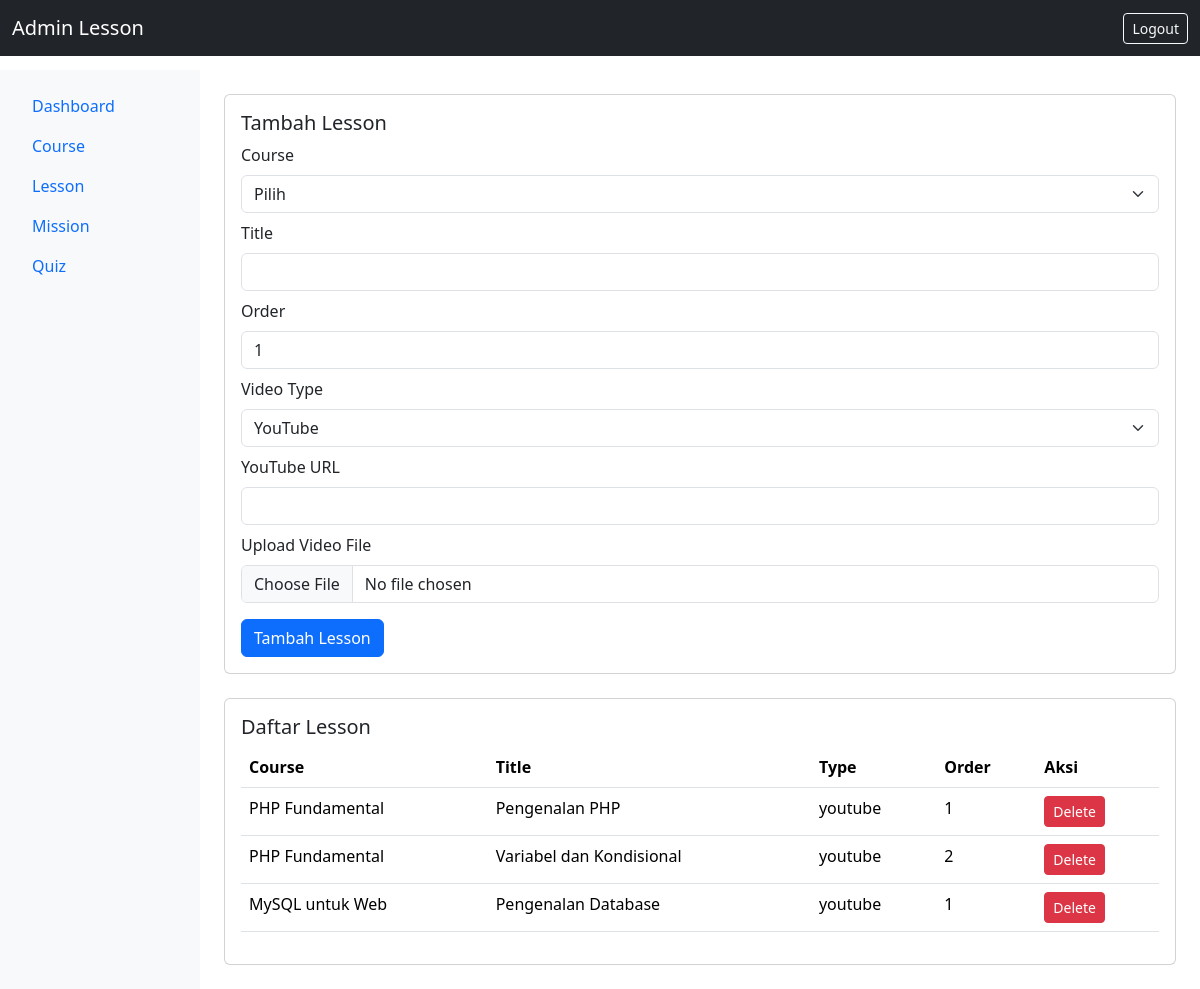
The page /admin/lesson.php (signed in) on the database its author committed.
### tables this page shows
CREATE TABLE lessons (
    id INT AUTO_INCREMENT PRIMARY KEY,
    course_id INT NOT NULL,
    title VARCHAR(150) NOT NULL,
    video_type ENUM('file', 'youtube') NOT NULL,
    video_url VARCHAR(255) NOT NULL,
    order_number INT NOT NULL DEFAULT 1,
    created_at TIMESTAMP DEFAULT CURRENT_TIMESTAMP,
    CONSTRAINT fk_lesson_course FOREIGN KEY (course_id) REFERENCES courses(id) ON DELETE CASCADE
);

CREATE TABLE courses (
    id INT AUTO_INCREMENT PRIMARY KEY,
    title VARCHAR(150) NOT NULL,
    description TEXT NOT NULL,
    thumbnail VARCHAR(255) NULL,
    created_at TIMESTAMP DEFAULT CURRENT_TIMESTAMP
);

### config/functions.php (called while the page is built, shortened)
<?php
function e(string $value): string
{
    return htmlspecialchars($value, ENT_QUOTES, 'UTF-8');
}

### admin/lesson.php (the view, shortened to what this page needs)
<?php
require_once __DIR__ . '/../config/database.php';
require_once __DIR__ . '/../config/functions.php';
$msg = ''; $err = '';
$lessons = $pdo->query('SELECT l.*, c.title as course_title FROM lessons l JOIN courses c ON c.id = l.course_id ORDER BY c.id, l.order_number')->fetchAll();
?>
<!doctype html><html><head><link href="https://cdn.jsdelivr.net/npm/bootstrap@5.3.3/dist/css/bootstrap.min.css" rel="stylesheet"></head><body>
<nav class="navbar navbar-dark bg-dark fixed-top"><div class="container-fluid"><span class="navbar-brand">Admin Lesson</span><a class="btn btn-outline-light btn-sm" href="/elearning/auth/logout.php">Logout</a></div></nav>
<div class="container-fluid" style="padding-top:70px"><div class="row"><div class="col-md-2 bg-light min-vh-100 p-3"><ul class="nav flex-column"><li class="nav-item"><a class="nav-link" href="dashboard.php">Dashboard</a></li><li class="nav-item"><a class="nav-link" href="course.php">Course</a></li><li class="nav-item"><a class="nav-link active" href="lesson.php">Lesson</a></li><li class="nav-item"><a class="nav-link" href="mission.php">Mission</a></li><li class="nav-item"><a class="nav-link" href="quiz.php">Quiz</a></li></ul></div>
<div class="col-md-10 p-4"><?php if($msg):?><div class="alert alert-success"><?=e($msg)?></div><?php endif;?><?php if($err):?><div class="alert alert-danger"><?=e($err)?></div><?php endif;?>
<div class="card mb-4"><div class="card-body"><h5>Tambah Lesson</h5><form method="post" enctype="multipart/form-data">
<div class="mb-2"><label class="form-label">Course</label><select name="course_id" class="form-select" required><option value="">Pilih</option></select></div>
<div class="mb-2"><label class="form-label">Title</label><input class="form-control" name="title" required></div>
<div class="mb-2"><label class="form-label">Order</label><input type="number" class="form-control" name="order_number" min="1" value="1" required></div>
<div class="mb-2"><label class="form-label">Video Type</label><select class="form-select" name="video_type"><option value="youtube">YouTube</option><option value="file">Upload File</option></select></div>
<div class="mb-2"><label class="form-label">YouTube URL</label><input class="form-control" name="video_url"></div>
<div class="mb-3"><label class="form-label">Upload Video File</label><input type="file" name="video_file" class="form-control"></div>
<button class="btn btn-primary">Tambah Lesson</button></form></div></div>
<div class="card"><div class="card-body"><h5>Daftar Lesson</h5><table class="table"><thead><tr><th>Course</th><th>Title</th><th>Type</th><th>Order</th><th>Aksi</th></tr></thead><tbody><?php foreach($lessons as $l):?><tr><td><?=e($l['course_title'])?></td><td><?=e($l['title'])?></td><td><?=e($l['video_type'])?></td><td><?=$l['order_number']?></td><td><a onclick="return confirm('Hapus lesson?')" class="btn btn-sm btn-danger" href="?delete=<?=$l['id']?>">Delete</a></td></tr><?php endforeach;?></tbody></table></div></div>
</div></div></div>
</body></html>

### rows shown on the page
lessons: course.title "PHP Fundamental", title "Pengenalan PHP", video_type "youtube", order_number "1"
lessons: course.title "PHP Fundamental", title "Variabel dan Kondisional", video_type "youtube", order_number "2"
lessons: course.title "MySQL untuk Web", title "Pengenalan Database", video_type "youtube", order_number "1"
